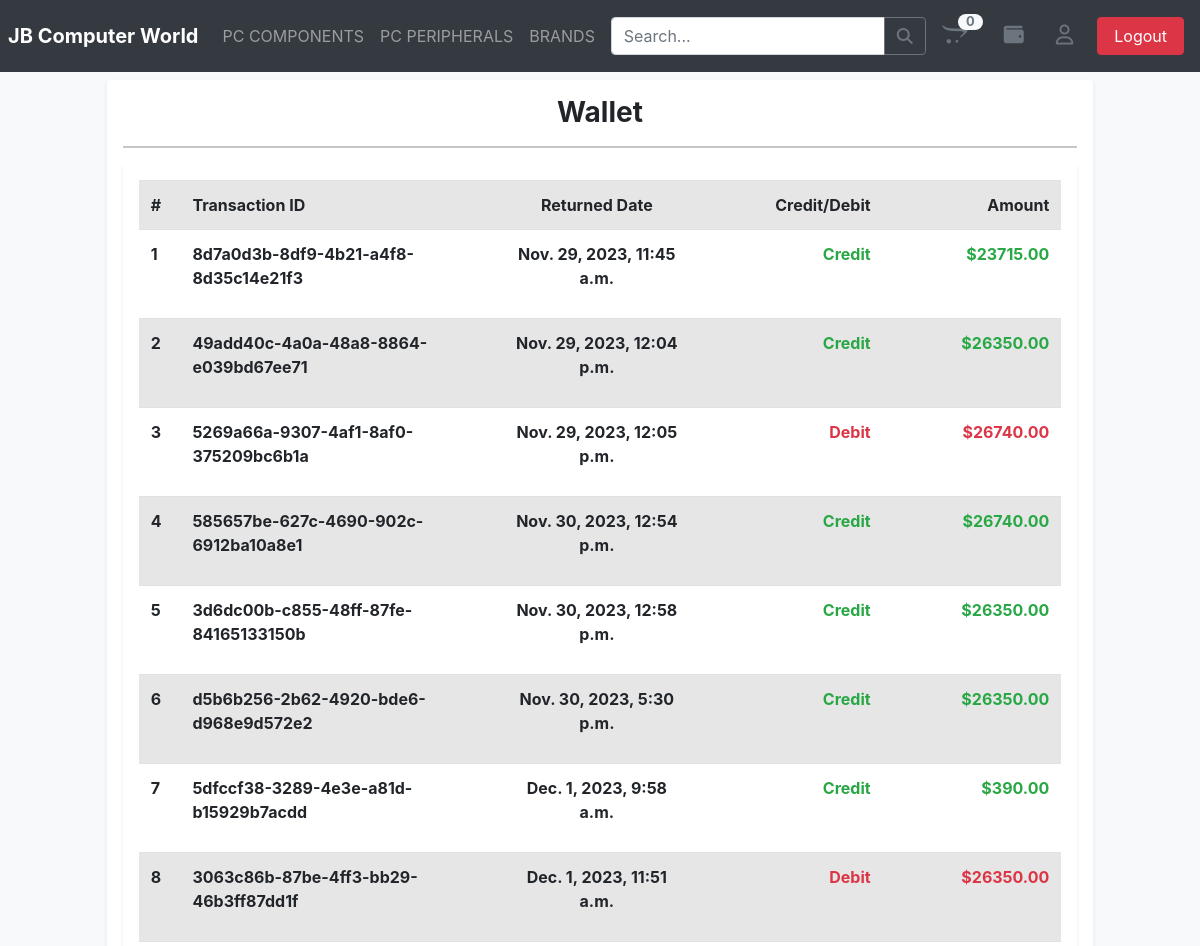
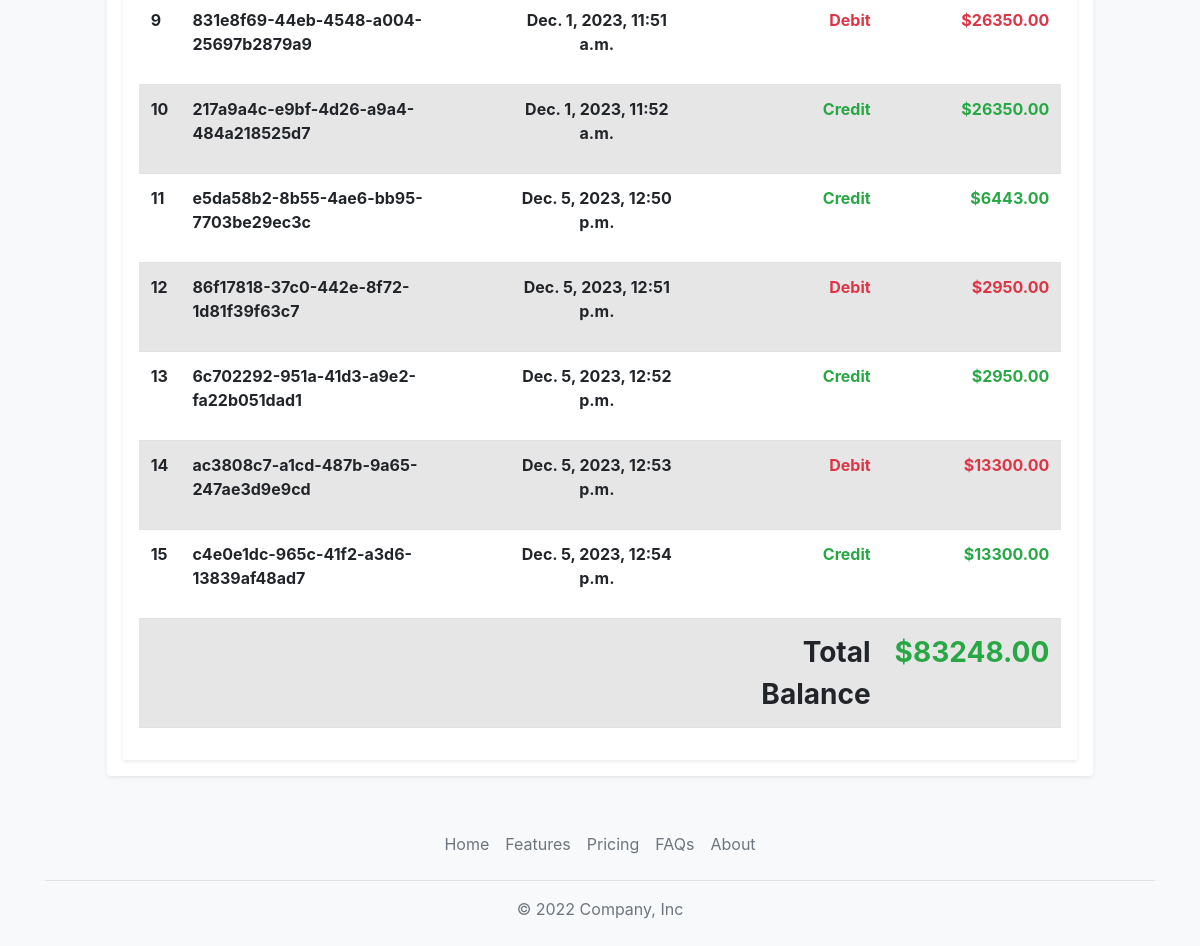
The app's page /wallet (signed in) with its own data (2 pictures, top to bottom).
### acuser/models.py (models this page shows, shortened)
class Wallet(models.Model):
    DEBIT = 'Debit'
    CREDIT = 'Credit'
    BALANCE_TYPE = (
        (DEBIT, 'Debit'),
        (CREDIT, 'Credit')
    )
    transaction_id = models.UUIDField(default=uuid.uuid4, editable=False, unique=True)
    user = models.ForeignKey(User, on_delete=models.SET_NULL, null=True, blank=True)
    amount = models.IntegerField(default=0)
    balance_type = models.CharField(max_length=15, choices=BALANCE_TYPE, default=CREDIT)
    balance_returned = models.DateTimeField(auto_now_add=True)
    def total_balance(self):
        balance = 0
        if self.balance_type == Wallet.DEBIT:
            balance -= self.amount
        else:
            balance += self.amount
        return balance

### order/views.py (the view)
# urls.py: path('wallet', wallet, name='wallet'),
@login_required
def wallet(request):
    wallet = Wallet.objects.filter(user=request.user)
    balance = sum(wallets.total_balance() for wallets in wallet)
    return render(request, 'account/wallet.html', {'wallet': wallet, 'balance': balance})

### cart/context_processor.py (called while the page is built)
def cart(request):
    total_cart_item = 0
    if request.user.is_authenticated:
        cart = CartItem.objects.filter(user=request.user)
        for item in cart:
            total_cart_item += item.quantity
    return {'total_cart_item': total_cart_item}

### templates/account/wallet.html (shortened to what this page needs)
{% extends 'core/base.html' %}
{% block content %}
<div class="container-fluid p-2">
    <div class="row">
        <div class="col-10 m-auto bg-white rounded shadow-sm p-3">
            <h3 class="fw-bold text-center">Wallet</h3>
            <hr>
            <div class="p-3 shadow-sm">
                <table class="table table-striped">
                    <tr>
                        <th>#</th>
                        <th>Transaction ID</th>
                        <th class="text-center">Returned Date</th>
                        <th class="text-right">Credit/Debit</th>
                        <th class="text-right">Amount</th>
                    </tr>
                    {% for wallets in wallet %}
                        <tr>
                            <th>{{ forloop.counter }}</th>
                            <th><p>{{ wallets.transaction_id }}</p></th>
                            <th class="text-center"><p>{{ wallets.balance_returned }}</p></th>
                            {% if wallets.balance_type == 'Credit' %}
                                <th class="text-right text-success"><p>{{ wallets.balance_type }}</p></th>
                            {% else %}
                                <th class="text-right text-danger"><p>{{ wallets.balance_type }}</p></th>
                            {% endif %}
                            {% if wallets.balance_type == 'Credit' %}
                                <th class="text-right text-success"><p>${{ wallets.amount|floatformat:2 }}</p></th>
                            {% else %}
                                <th class="text-right text-danger"><p>${{ wallets.amount|floatformat:2 }}</p></th>
                            {% endif %}
                        </tr>
                    {% endfor %}
                    <tr>
                        <td colspan="3"></td>
                        <td class="text-right fw-bold fs-3">Total Balance</td>
                        <td class="text-right fw-bold fs-3 text-success">${{ balance|floatformat:2 }}</td>
                    </tr>
                </table>
            </div>
        </div>
    </div>
</div>
{% endblock %}

### records on screen
Wallet: transaction_id "8d7a0d3b-8df9-4b21-a4f8-8d35c14e21f3", balance_returned "Nov. 29, 2023, 11:45 a.m.", balance_type "Credit", amount "23715.00"
Wallet: transaction_id "49add40c-4a0a-48a8-8864-e039bd67ee71", balance_returned "Nov. 29, 2023, 12:04 p.m.", balance_type "Credit", amount "26350.00"
Wallet: transaction_id "5269a66a-9307-4af1-8af0-375209bc6b1a", balance_returned "Nov. 29, 2023, 12:05 p.m.", balance_type "Debit", amount "26740.00"
Wallet: transaction_id "585657be-627c-4690-902c-6912ba10a8e1", balance_returned "Nov. 30, 2023, 12:54 p.m.", balance_type "Credit", amount "26740.00"
Wallet: transaction_id "3d6dc00b-c855-48ff-87fe-84165133150b", balance_returned "Nov. 30, 2023, 12:58 p.m.", balance_type "Credit", amount "26350.00"
Wallet: transaction_id "d5b6b256-2b62-4920-bde6-d968e9d572e2", balance_returned "Nov. 30, 2023, 5:30 p.m.", balance_type "Credit", amount "26350.00"
Wallet: transaction_id "5dfccf38-3289-4e3e-a81d-b15929b7acdd", balance_returned "Dec. 1, 2023, 9:58 a.m.", balance_type "Credit", amount "390.00"
Wallet: transaction_id "3063c86b-87be-4ff3-bb29-46b3ff87dd1f", balance_returned "Dec. 1, 2023, 11:51 a.m.", balance_type "Debit", amount "26350.00"
Wallet: transaction_id "831e8f69-44eb-4548-a004-25697b2879a9", balance_returned "Dec. 1, 2023, 11:51 a.m.", balance_type "Debit", amount "26350.00"
Wallet: transaction_id "217a9a4c-e9bf-4d26-a9a4-484a218525d7", balance_returned "Dec. 1, 2023, 11:52 a.m.", balance_type "Credit", amount "26350.00"
Wallet: transaction_id "e5da58b2-8b55-4ae6-bb95-7703be29ec3c", balance_returned "Dec. 5, 2023, 12:50 p.m.", balance_type "Credit", amount "6443.00"
Wallet: transaction_id "86f17818-37c0-442e-8f72-1d81f39f63c7", balance_returned "Dec. 5, 2023, 12:51 p.m.", balance_type "Debit", amount "2950.00"
Wallet: transaction_id "6c702292-951a-41d3-a9e2-fa22b051dad1", balance_returned "Dec. 5, 2023, 12:52 p.m.", balance_type "Credit", amount "2950.00"
Wallet: transaction_id "ac3808c7-a1cd-487b-9a65-247ae3d9e9cd", balance_returned "Dec. 5, 2023, 12:53 p.m.", balance_type "Debit", amount "13300.00"
Wallet: transaction_id "c4e0e1dc-965c-41f2-a3d6-13839af48ad7", balance_returned "Dec. 5, 2023, 12:54 p.m.", balance_type "Credit", amount "13300.00"

### other values on screen
{{ total_cart_item }} "0"
{{ balance|floatformat:2 }} "83248.00"
